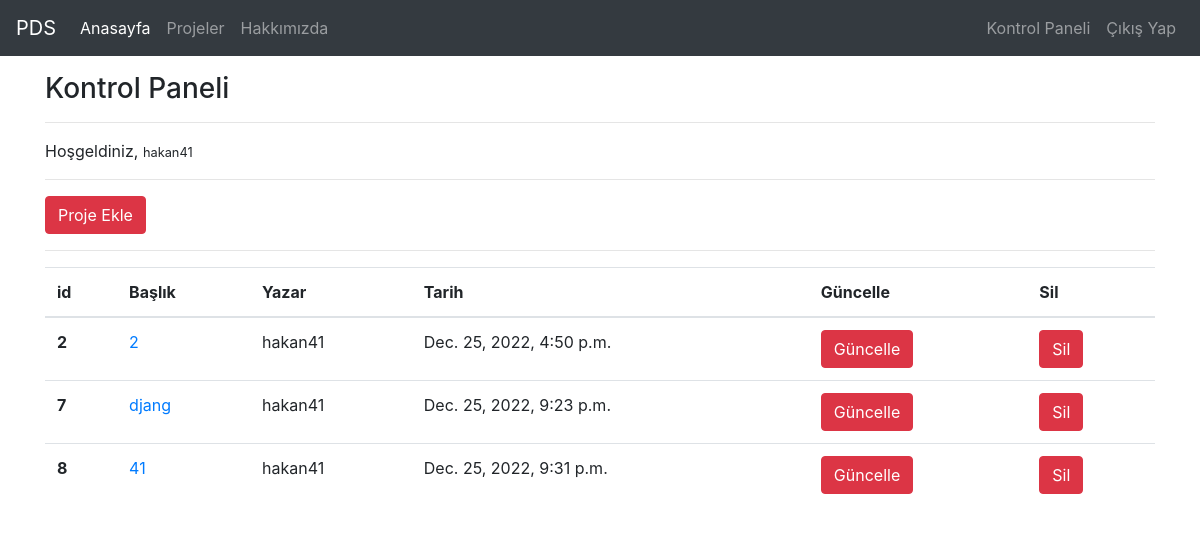
The page /projects/dashboard/ (signed in) on the database its author committed.
### project/models.py (models this page shows, shortened)
class Projeler(models.Model):
    STATUS = (
        ('True', 'Evet'),
        ('False', 'Hayır'),
    )
    author = models.ForeignKey("auth.User", on_delete=models.CASCADE)
    title = models.CharField(max_length=50)
    keywords = models.CharField(blank=True, max_length=50)
    description = models.CharField(max_length=300, blank=True)
    image = models.ImageField(blank=True, upload_to='images/')
    detail = models.TextField()
    videolink = models.CharField(max_length=50, blank=True)
    status = models.CharField(choices=STATUS, max_length=10)
    created_at = models.DateTimeField(auto_now_add=True)
    updated_at = models.DateTimeField(auto_now=True)

### project/views.py (the view)
# urls.py: path('dashboard/', views.dashboard, name = "dashboard"),
@login_required(login_url="user:login")
def dashboard(request):
    projects = Projeler.objects.filter(author = request.user)
    context = {
        "projects":projects
    }
    return render(request, "dashboard.html", context)

### templates/dashboard.html
{% extends "layout.html" %}
{% block body %}
<br>
<h3>Kontrol Paneli</h3>
<hr>
<p>Hoşgeldiniz, <small>{{request.user.username}}</small></p>
<hr>
<a class = "btn btn-danger" href="/projects/addproject">Proje Ekle</a>
<hr>
{% if projects %}
    <table class="table">
        <thead>
        <tr>
            <th scope="col">id</th>
            <th scope="col">Başlık</th>
            <th scope="col">Yazar</th>
            <th scope="col">Tarih</th>
            <th scope="col">Güncelle</th>
            <th scope="col">Sil</th>
        </tr>
        </thead>
        <tbody>
            {% for project in projects %}
            <tr>
                <th scope="row">{{project.id}}</th>
                <td><a href="/projects/project/{{project.id}}">{{project.title}}</a></td>
                <td>{{project.author.username}}</td>
                <td>{{project.created_at}}</td>
                <td><a href="/projects/update/{{project.id}}" class="btn btn-danger">Güncelle</a></td>
                <td><a href="/projects/delete/{{project.id}}" class="btn btn-danger">Sil</a></td>
            </tr>
            {% endfor %}
        </tbody>
    </table>
{% else %}
    <div class="alert alert-danger">Henüz bir projeniz bulunmuyor.</div>
{% endif %}
{% endblock body %}

### rows shown on the page
Projeler: id "2", title "2", author.username "hakan41", created_at "Dec. 25, 2022, 4:50 p.m."
Projeler: id "7", title "djang", author.username "hakan41", created_at "Dec. 25, 2022, 9:23 p.m."
Projeler: id "8", title "41", author.username "hakan41", created_at "Dec. 25, 2022, 9:31 p.m."

### other values the page prints
{{ request.user.username }} "hakan41"
